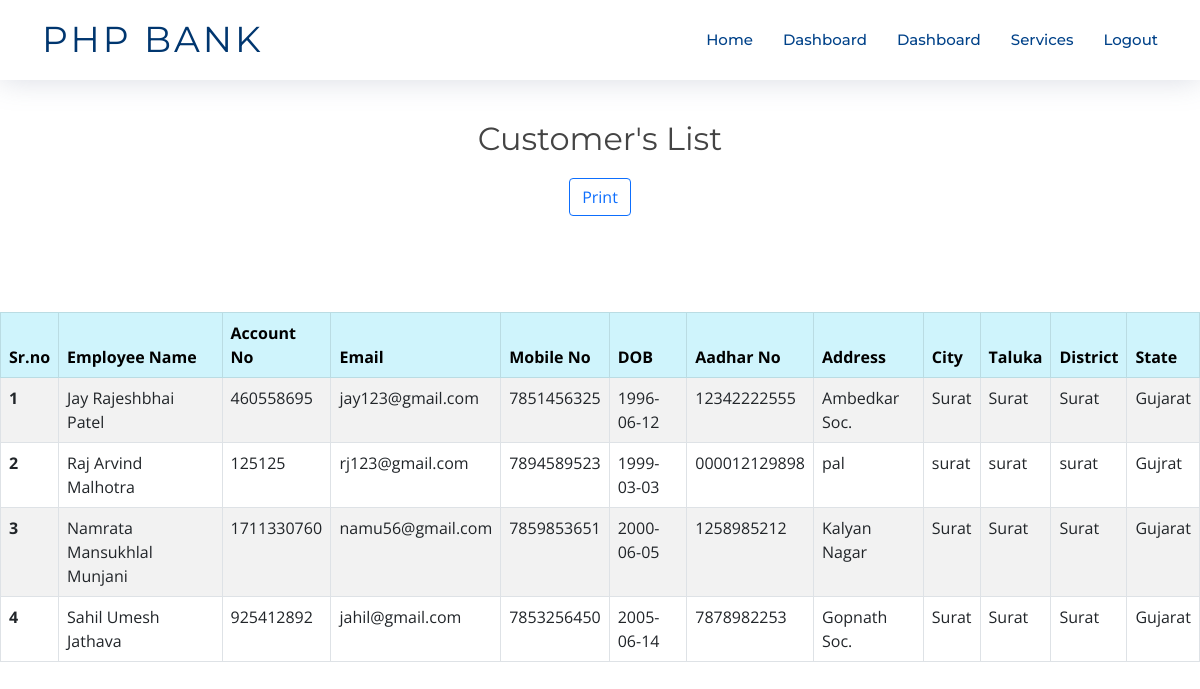
The app's page /manager/customer-list.php (signed in) with its own data.
### tables this page shows
CREATE TABLE `customerdata` (
  `ID` int(5) NOT NULL,
  `first_name` varchar(30) NOT NULL,
  `father_name` varchar(30) NOT NULL,
  `last_name` varchar(30) NOT NULL,
  `email_address` varchar(30) NOT NULL,
  `mobile_no` varchar(30) NOT NULL,
  `account_no` varchar(30) NOT NULL,
  `aadhar_no` varchar(30) NOT NULL,
  `address` varchar(100) NOT NULL,
  `city` varchar(30) NOT NULL,
  `taluka` varchar(30) NOT NULL,
  `district` varchar(30) NOT NULL,
  `state` varchar(30) NOT NULL,
  `dob` varchar(20) NOT NULL,
  `balance` varchar(50) NOT NULL,
  `pincode` varchar(10) NOT NULL,
  `customer_img` varchar(50) NOT NULL,
  `gender` varchar(10) NOT NULL
);

### manager/customer-list.php (the view, shortened to what this page needs)
<!DOCTYPE html>
<html lang="en">
<head>
  <link href="../assets/vendor/aos/aos.css" rel="stylesheet">
  <link href="../assets/vendor/bootstrap/css/bootstrap.min.css" rel="stylesheet">
  <link href="../assets/vendor/bootstrap-icons/bootstrap-icons.css" rel="stylesheet">
  <link href="../assets/vendor/glightbox/css/glightbox.min.css" rel="stylesheet">
  <link href="../assets/vendor/swiper/swiper-bundle.min.css" rel="stylesheet">
  <link href="../assets/css/style.css" rel="stylesheet">
</head>
<body>
    <header id="header" class="fixed-top d-flex align-items-center">
      <div class="container d-flex justify-content-between">
        <div class="logo">
           <h1><a href="../index.php">PHP BANK</a></h1>
        </div>
        <nav id="navbar" class="navbar">
          <ul>
          <li><a class="nav-link scrollto " href="../index.php">Home</a></li>
          <?php
                if (isset($_SESSION['managername'])) {
            ?>
                 <li><a class="nav-link scrollto" href="manager-dashboard.php">Dashboard</a></li>
            <?php
                }
            ?>
          <?php
            if (isset($_SESSION['empfname'])) {
          ?>
             <li><a class="nav-link scrollto" href="../employee/employee-dashboard.php">Dashboard</a></li>
          <?php
            }
          ?>
            <li><a class="nav-link scrollto" href="../index.php#services">Services</a></li>
            <li><a class="nav-link scrollto" href="../backend/employee-logout.php">Logout</a></li>
          </ul>
        </nav>
      </div>
    </header>
    <div class="row " style="margin-top:10%;">
      <center><h2>Customer's List</h2></center>
      <div class="input-group justify-content-center">
        <button class="btn btn-outline-primary" type="button" onclick="printDiv('PrintData')" > Print</button>
      </div>
        <div class="col-sm-12" id="PrintData">
                <table class="table table-striped table-bordered">
                        <thead class="table-info">
                          <tr>
                            <th scope="col">Sr.no</th>
                            <th scope="col">Employee Name</th>
                            <th scope="col">Account No</th>
                            <th scope="col">Email</th>
                            <th scope="col">Mobile No</th>
                            <th scope="col">DOB</th>
                            <th scope="col">Aadhar No</th>
                            <th scope="col">Address</th>
                            <th scope="col">City</th>
                            <th scope="col">Taluka</th>
                              <th scope="col">District</th>
                            <th scope="col">State</th>
                          </tr>
                        </thead>
                        <tbody>
                <?php
                require("../backend/connection.php");
                $query = "SELECT * FROM customerdata";
                $result=mysqli_query($conn,$query);
                $i=1;
                while ($row = mysqli_fetch_assoc($result)) {
                    ?>
                      <tr>
                        <th scope="row"><?php echo $i++ ;  ?></th>
                        <td><?php echo "$row[first_name] $row[father_name] $row[last_name]" ?></td>
                        <td><?php echo "$row[account_no]" ?></td>
                        <td><?php echo "$row[email_address]" ?></td>
                        <td><?php echo "$row[mobile_no]" ?></td>
                        <td><?php echo "$row[dob]" ?></td>
                        <td><?php echo "$row[aadhar_no]" ?></td>
                        <td><?php echo "$row[address]" ?></td>
                        <td><?php echo "$row[city]" ?></td>
                        <td><?php echo "$row[taluka]" ?></td>
                        <td><?php echo "$row[district]" ?></td>
                        <td><?php echo "$row[state]" ?></td>
                      </tr><br>
                  <?php
                }
                ?>
                </tbody>
                  </table>
        </div>
    </div>
</body>
</html>

### assets/css/style.css (style rules this page uses)
body { background: #fff; color: #444; font-family: "Open Sans", sans-serif; }
a { color: #007bff; text-decoration: none; transition: 0.5s; }
h1, h2, h3, h4, h5, h6 { font-family: "Montserrat", sans-serif; font-weight: 400; margin: 0 0 20px 0; padding: 0; }
#header { height: 80px; z-index: 997; transition: all 0.5s; background: #fff; box-shadow: 0px 0px 30px rgba(127, 137, 161, 0.3); }
#header .logo h1 { font-size: 36px; margin: 0; padding: 0; font-weight: 400; letter-spacing: 3px; text-transform: uppercase; }
#header .logo h1 a, #header .logo h1 a:hover { color: #00366f; text-decoration: none; }
.navbar { padding: 0; }
.navbar ul { margin: 0; padding: 0; display: flex; list-style: none; align-items: center; }
.navbar li { position: relative; }
.navbar a { display: flex; align-items: center; justify-content: space-between; padding: 10px 0 10px 30px; font-family: "Montserrat", sans-serif; font-size: 15px; color: #004289; font-weight: 500; white-space: nowrap; transition: 0.3s; }

### records on screen
customerdata: first_name "Jay", father_name "Rajeshbhai", last_name "Patel", account_no "460558695", email_address "jay123@gmail.com", mobile_no "7851456325", dob "1996-06-12", aadhar_no "12342222555", address "Ambedkar Soc.", city "Surat", taluka "Surat", district "Surat", state "Gujarat"
customerdata: first_name "Raj", father_name "Arvind", last_name "Malhotra", account_no "125125", email_address "rj123@gmail.com", mobile_no "7894589523", dob "1999-03-03", aadhar_no "000012129898", address "pal", city "surat", taluka "surat", district "surat", state "Gujrat"
customerdata: first_name "Namrata", father_name "Mansukhlal", last_name "Munjani", account_no "1711330760", email_address "namu56@gmail.com", mobile_no "7859853651", dob "2000-06-05", aadhar_no "1258985212", address "Kalyan Nagar", city "Surat", taluka "Surat", district "Surat", state "Gujarat"
customerdata: first_name "Sahil", father_name "Umesh", last_name "Jathava", account_no "925412892", email_address "jahil@gmail.com", mobile_no "7853256450", dob "2005-06-14", aadhar_no "7878982253", address "Gopnath Soc.", city "Surat", taluka "Surat", district "Surat", state "Gujarat"
